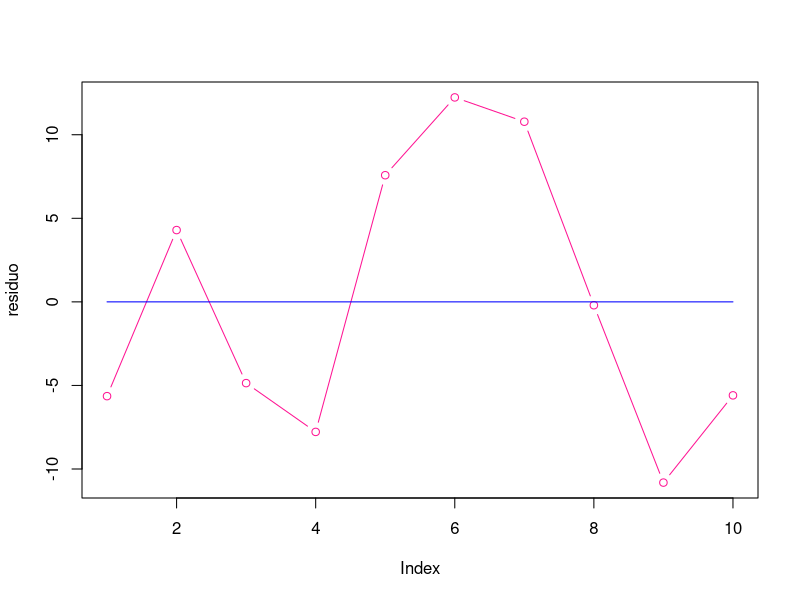
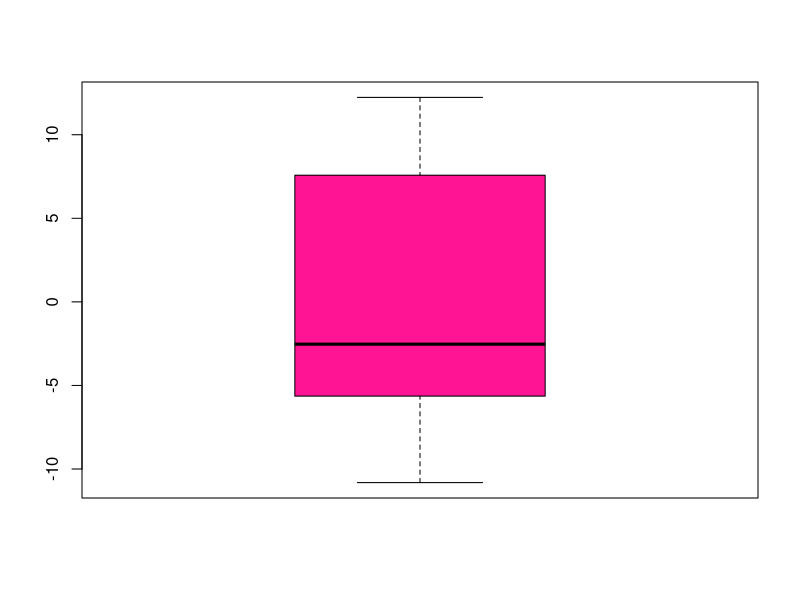
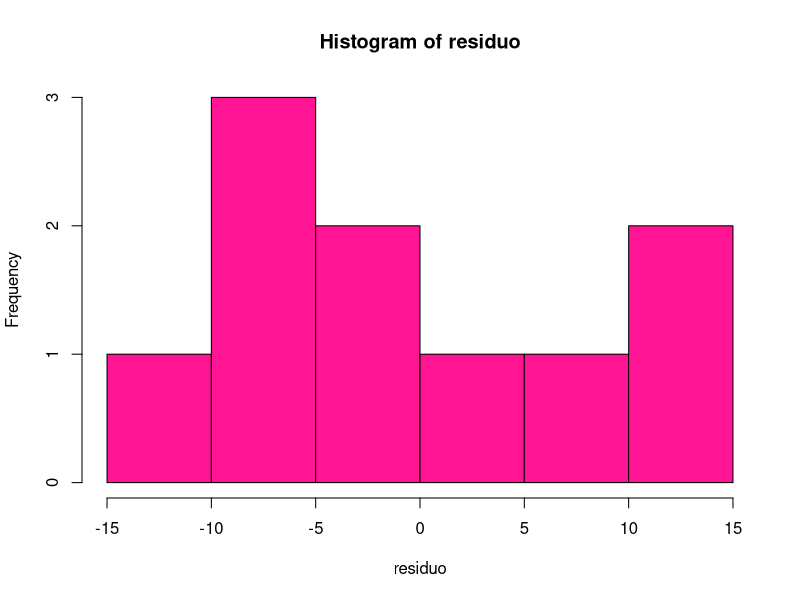
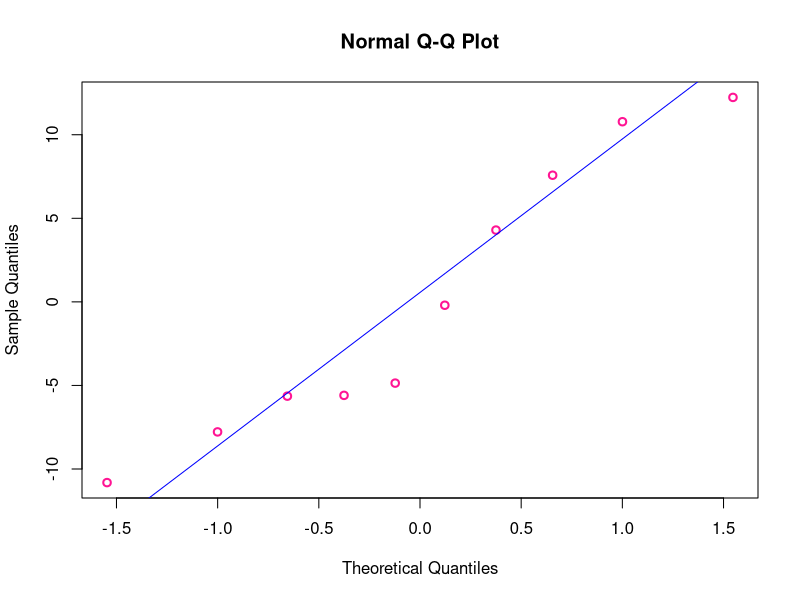

Recreate these plots in R, in order.
# 30/05/2022
# Tirso G. Ordaz García
# Econometría I
# Práctica 3

mate <- c(39,43,21,64,57,47,28,75,34,52)
calculo <- c(65,78,52,82,92,89,73,98,56,75)

#plot(mate,calculo,col='deeppink4',pch=19,lwd=3,
#     main='Mate vs Calculo')

#hist(calculo)

x <- mate
y <- calculo

xcuad <- x^2
ycuad <- y^2

n <- length(x)
xy <- x*y
xmean <- mean(x)
ymean <- mean(y)

SCxy <- sum(xy)-n*xmean*ymean
SCxy
SCx <- sum(xcuad)-n*(xmean)^2
SCx
SCy <- sum(ycuad)-n*(ymean)^2
SCy

beta1 <- SCxy/SCx
beta1
beta0 <- ymean-beta1*xmean
beta0

# plot(mate, beta0+beta1*mate, type="l", col="blue", lwd=3)

# plot(mate,calculo,col='deeppink2',pch=19,lwd=3,
#      main='Mate vs Calculo')

#par(new=TRUE)
#plot(mate, beta0+beta1*mate, type="l", col="blue", lwd=3)

###################################################

## Estimación de S^2

SSE <- SCy - beta1*SCxy
SSE

Scuad <- SSE/(n-2)
Scuad

S <- sqrt(Scuad)
S

CV <- 100*S/ymean
CV
# Recordar que el cv no debe superar 10%

##################################################
#### Inferencia sobre Beta_1

## H_0: beta1=0 vs H_1: beta1 ≠ 0
alpha <- 0.05 # nivel de confianza
df <- n-2 # grados de libertad de la dist t-student
talfad <- qt(alpha/2,df,lower.tail = FALSE)
talfai <- qt(alpha/2,df,lower.tail = TRUE)
talfad
talfai

tc <- beta1/(S/sqrt(SCx))
tc

# como tc es mayor que talfad, entonces significa que cae
# dentro de la regíon de rechazo y rechazamos la hipótesis nula

pvalor <- 2*pt(-abs(tc),df)
pvalor
if(pvalor<alpha){
  print("Se rechaza H_0 a favor de H_1, es decir
        la variable predictora X aporta información al modelo")
}else{
  print("No hay suficiente evidencia para rechazar H_0
        es decir que la variable X no aporta información al modelo")
}

##################

# untervalos de confianza para beta1

Sbeta1 <- S/SCx
Linf <- beta1-(talfad)*Sbeta1
Linf

Lsup <- beta1+(talfad)*Sbeta1
Lsup

r <- SCxy/sqrt(SCx*SCy)
r #Fuerte de manera positiva

rcuad <- (1-SSE/SCy)*100
rcuad
# Porcentaje de variabilidad de la recta a los datos

############################

model <- lm(calculo~mate)
model
# Always call summary
# Remember to check number of *s in the p value (1, 2, 3)
summary(model)
anova(model)

########################################################
# Análisis de residuales

residuo <- model$residuals
head(residuo)

plot(residuo, type="b",col="deeppink")
lines(1:n,rep(0,n), col="blue")

# boxplot a residuos e histograma a residuos
boxplot(residuo, col="deeppink")
#boxplot sirve para identificar outliers fuera de la caja
hist(residuo, col="deeppink")
# cuantiles teóricos vs de la muestra
# Realizar un análisis de residuos de forma gráfica
qqnorm(residuo,col="deeppink",lwd="2");qqline(residuo,col="blue")

####################################

## Pruebas de normalidad
# H_0: Los residuales siguen una distribución normal
# vs H_1: Los residuales NO siguen una distribución normal

shapiro.test(residuo)
# si p value es mayor a 0.05, no se rechaza entonces no existe evidencia para
#decir que los errores no siguen una distribución normal


# si pvalue > 0.05 entonces los datos siguen dist normal

# install.packages("nortest")
library(nortest)
ad.test(residuo)

# install.packages("MASS")
library("MASS")
require(MASS)
fitdistr(residuo,"normal")
